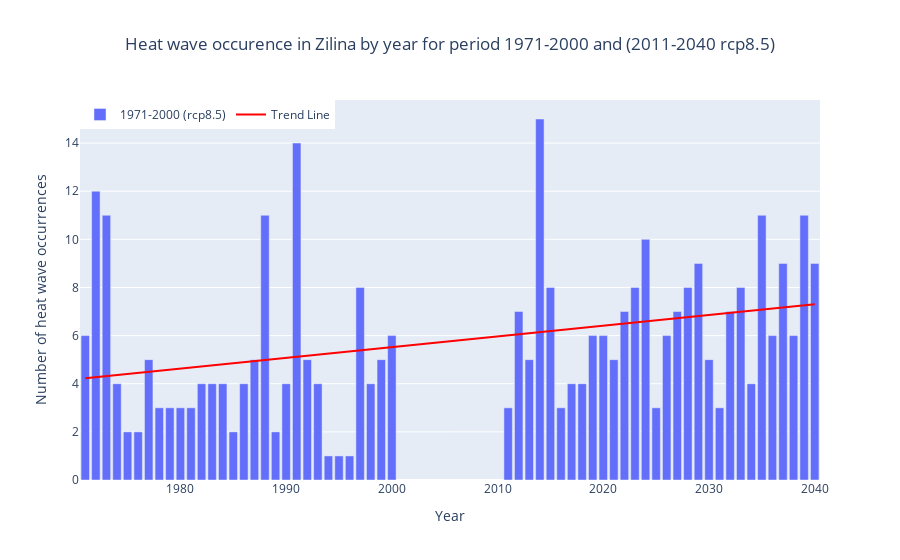

This figure's notebook cell:
### Markdown cell above
We compare the heat wave occurence in the observed period (1971-2000) and projection (2011-2040) for choosen rcp. We selected these period because these ale the most used climate period by CDS.

### Code cell
# merge past and future
b = pixel_values_hy + pixel_values_p1y
# This is x and y of the regression line
bar = b
yearh=list(range(1971, 2001))
yearp1=list(range(2011, 2041))
g=yearh+yearp1
year = g
#Creating a data frame out of series
df = pd.DataFrame({'year': year,'bar': bar})
x = df['year'].astype(int).values.reshape(-1, 1)
y = df['bar'].values
# Calling a function for linear regression
model = LinearRegression()
model.fit(x, y)
y_pred = model.predict(x)
fig = go.Figure()
#Adding a shape of graph
fig.add_trace(go.Bar(x=df['year'], y=df['bar'], name='1971-2000 (rcp8.5)'))
fig.add_trace(go.Scatter(x=df['year'], y=y_pred, mode='lines', name='Trend Line', line=dict(color='red')))
# Adding a description of graph
fig.update_layout(title='Heat wave occurence in Zilina by year for period 1971-2000 and (2011-2040 rcp8.5)', title_x = 0.5,
                  xaxis_title='Year',
                  yaxis_title='Number of heat wave occurrences',
                  showlegend=True,
                  legend=dict(x=0, y=1, traceorder='normal', orientation='h'),
                  barmode='stack')
fig.show()

### Figure 1 — Plotly figure (JSON) as saved in the notebook; plotly's stock layout.template omitted (floating-point values rounded to 4 significant figures)
{"data": [{"name": "1971-2000 (rcp8.5)", "type": "bar", "x": [1971, 1972, 1973, 1974, 1975, 1976, 1977, 1978, 1979, 1980, 1981, 1982, 1983, 1984, 1985, 1986, 1987, 1988, 1989, 1990, 1991, 1992, 1993, 1994, 1995, 1996, 1997, 1998, 1999, 2000, 2011, 2012, 2013, 2014, 2015, 2016, 2017, 2018, 2019, 2020, 2021, 2022, 2023, 2024, 2025, 2026, 2027, 2028, 2029, 2030, 2031, 2032, 2033, 2034, 2035, 2036, 2037, 2038, 2039, 2040], "y": [6, 12, 11, 4, 2, 2, 5, 3, 3, 3, 3, 4, 4, 4, 2, 4, 5, 11, 2, 4, 14, 5, 4, 1, 1, 1, 8, 4, 5, 6, 3, 7, 5, 15, 8, 3, 4, 4, 6, 6, 5, 7, 8, 10, 3, 6, 7, 8, 9, 5, 3, 7, 8, 4, 11, 6, 9, 6, 11, 9]}, {"line": {"color": "red"}, "mode": "lines", "name": "Trend Line", "type": "scatter", "x": [1971, 1972, 1973, 1974, 1975, 1976, 1977, 1978, 1979, 1980, 1981, 1982, 1983, 1984, 1985, 1986, 1987, 1988, 1989, 1990, 1991, 1992, 1993, 1994, 1995, 1996, 1997, 1998, 1999, 2000, 2011, 2012, 2013, 2014, 2015, 2016, 2017, 2018, 2019, 2020, 2021, 2022, 2023, 2024, 2025, 2026, 2027, 2028, 2029, 2030, 2031, 2032, 2033, 2034, 2035, 2036, 2037, 2038, 2039, 2040], "y": [4.227, 4.271, 4.316, 4.361, 4.405, 4.45, 4.494, 4.539, 4.584, 4.628, 4.673, 4.718, 4.762, 4.807, 4.852, 4.896, 4.941, 4.985, 5.03, 5.075, 5.119, 5.164, 5.209, 5.253, 5.298, 5.343, 5.387, 5.432, 5.477, 5.521, 6.012, 6.057, 6.101, 6.146, 6.191, 6.235, 6.28, 6.325, 6.369, 6.414, 6.459, 6.503, 6.548, 6.592, 6.637, 6.682, 6.726, 6.771, 6.816, 6.86, 6.905, 6.95, 6.994, 7.039, 7.084, 7.128, 7.173, 7.217, 7.262, 7.307]}], "layout": {"autosize": true, "barmode": "stack", "legend": {"orientation": "h", "traceorder": "normal", "x": 0, "y": 1}, "showlegend": true, "title": {"text": "Heat wave occurence in Zilina by year for period 1971-2000 and (2011-2040 rcp8.5)", "x": 0.5}, "xaxis": {"autorange": true, "range": [1970.0, 2040.0], "title": {"text": "Year"}, "type": "linear"}, "yaxis": {"autorange": true, "range": [0, 15.79], "title": {"text": "Number of heat wave occurrences"}, "type": "linear"}}}
